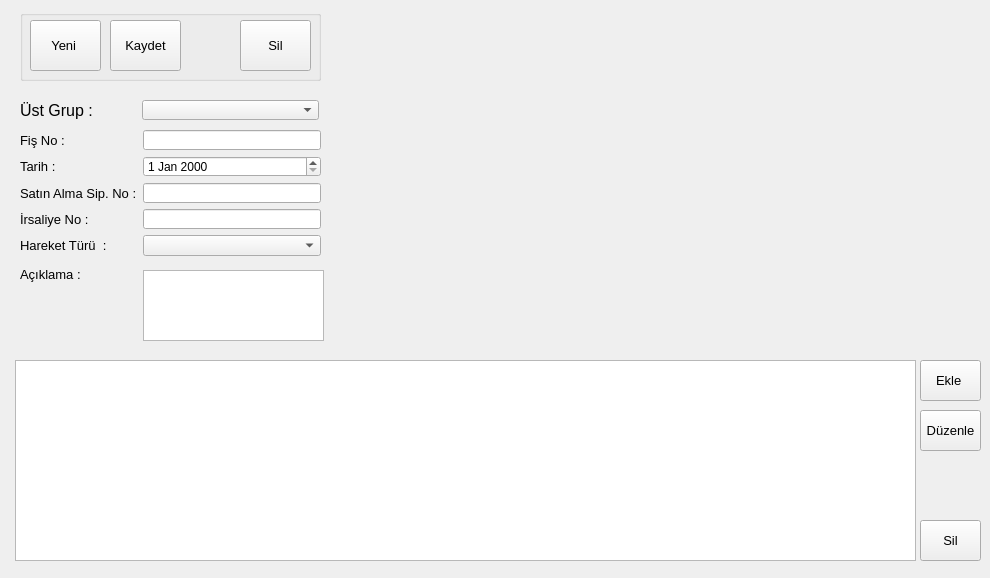
<?xml version="1.0" encoding="UTF-8"?>
<ui version="4.0">
 <class>StockAcceptForm</class>
 <widget class="QWidget" name="StockAcceptForm">
  <property name="geometry">
   <rect>
    <x>0</x>
    <y>0</y>
    <width>990</width>
    <height>578</height>
   </rect>
  </property>
  <property name="windowTitle">
   <string>Form</string>
  </property>
  <widget class="QTableWidget" name="table_products">
   <property name="geometry">
    <rect>
     <x>15</x>
     <y>360</y>
     <width>901</width>
     <height>201</height>
    </rect>
   </property>
   <property name="alternatingRowColors">
    <bool>true</bool>
   </property>
   <property name="selectionBehavior">
    <enum>QAbstractItemView::SelectRows</enum>
   </property>
   <property name="textElideMode">
    <enum>Qt::ElideMiddle</enum>
   </property>
   <property name="sortingEnabled">
    <bool>true</bool>
   </property>
  </widget>
  <widget class="QPushButton" name="btn_addProduct">
   <property name="geometry">
    <rect>
     <x>920</x>
     <y>360</y>
     <width>61</width>
     <height>41</height>
    </rect>
   </property>
   <property name="font">
    <font>
     <pointsize>10</pointsize>
    </font>
   </property>
   <property name="text">
    <string>Ekle </string>
   </property>
  </widget>
  <widget class="QPushButton" name="btn_editProduct">
   <property name="geometry">
    <rect>
     <x>920</x>
     <y>410</y>
     <width>61</width>
     <height>41</height>
    </rect>
   </property>
   <property name="font">
    <font>
     <pointsize>10</pointsize>
    </font>
   </property>
   <property name="text">
    <string>Düzenle</string>
   </property>
  </widget>
  <widget class="QPushButton" name="btn_deleteProduct">
   <property name="geometry">
    <rect>
     <x>920</x>
     <y>520</y>
     <width>61</width>
     <height>41</height>
    </rect>
   </property>
   <property name="font">
    <font>
     <pointsize>10</pointsize>
    </font>
   </property>
   <property name="text">
    <string>Sil</string>
   </property>
  </widget>
  <widget class="QWidget" name="formLayoutWidget">
   <property name="geometry">
    <rect>
     <x>20</x>
     <y>130</y>
     <width>301</width>
     <height>126</height>
    </rect>
   </property>
   <layout class="QFormLayout" name="formLayout">
    <item row="1" column="0">
     <widget class="QLabel" name="label">
      <property name="font">
       <font>
        <pointsize>10</pointsize>
       </font>
      </property>
      <property name="text">
       <string>Tarih :</string>
      </property>
     </widget>
    </item>
    <item row="1" column="1">
     <widget class="QDateEdit" name="dateEdit_created"/>
    </item>
    <item row="2" column="0">
     <widget class="QLabel" name="label_2">
      <property name="font">
       <font>
        <pointsize>10</pointsize>
       </font>
      </property>
      <property name="text">
       <string>Satın Alma Sip. No :</string>
      </property>
     </widget>
    </item>
    <item row="2" column="1">
     <widget class="QLineEdit" name="txt_purchaseNo"/>
    </item>
    <item row="3" column="0">
     <widget class="QLabel" name="label_3">
      <property name="font">
       <font>
        <pointsize>10</pointsize>
       </font>
      </property>
      <property name="text">
       <string>İrsaliye No :</string>
      </property>
     </widget>
    </item>
    <item row="3" column="1">
     <widget class="QLineEdit" name="txt_deliveryNo"/>
    </item>
    <item row="4" column="0">
     <widget class="QLabel" name="label_4">
      <property name="font">
       <font>
        <pointsize>10</pointsize>
       </font>
      </property>
      <property name="text">
       <string>Hareket Türü  :</string>
      </property>
     </widget>
    </item>
    <item row="4" column="1">
     <widget class="QComboBox" name="cb_transferType"/>
    </item>
    <item row="0" column="0">
     <widget class="QLabel" name="label_6">
      <property name="font">
       <font>
        <pointsize>10</pointsize>
       </font>
      </property>
      <property name="text">
       <string>Fiş No :</string>
      </property>
     </widget>
    </item>
    <item row="0" column="1">
     <widget class="QLineEdit" name="txt_documentNo"/>
    </item>
   </layout>
  </widget>
  <widget class="QLabel" name="label_5">
   <property name="geometry">
    <rect>
     <x>20</x>
     <y>260</y>
     <width>60</width>
     <height>28</height>
    </rect>
   </property>
   <property name="font">
    <font>
     <pointsize>10</pointsize>
    </font>
   </property>
   <property name="text">
    <string>Açıklama :</string>
   </property>
  </widget>
  <widget class="QTextEdit" name="txt_description">
   <property name="geometry">
    <rect>
     <x>143</x>
     <y>270</y>
     <width>181</width>
     <height>71</height>
    </rect>
   </property>
  </widget>
  <widget class="QLabel" name="label_7">
   <property name="geometry">
    <rect>
     <x>20</x>
     <y>100</y>
     <width>81</width>
     <height>20</height>
    </rect>
   </property>
   <property name="font">
    <font>
     <pointsize>12</pointsize>
    </font>
   </property>
   <property name="text">
    <string>Üst Grup :</string>
   </property>
  </widget>
  <widget class="QComboBox" name="cb_mainCategory">
   <property name="geometry">
    <rect>
     <x>142</x>
     <y>100</y>
     <width>177</width>
     <height>20</height>
    </rect>
   </property>
  </widget>
  <widget class="QGroupBox" name="groupBox">
   <property name="geometry">
    <rect>
     <x>20</x>
     <y>10</y>
     <width>301</width>
     <height>71</height>
    </rect>
   </property>
   <property name="title">
    <string/>
   </property>
   <widget class="QPushButton" name="btn_new">
    <property name="geometry">
     <rect>
      <x>10</x>
      <y>10</y>
      <width>71</width>
      <height>51</height>
     </rect>
    </property>
    <property name="font">
     <font>
      <pointsize>10</pointsize>
     </font>
    </property>
    <property name="text">
     <string>Yeni </string>
    </property>
   </widget>
   <widget class="QPushButton" name="btn_save">
    <property name="geometry">
     <rect>
      <x>90</x>
      <y>10</y>
      <width>71</width>
      <height>51</height>
     </rect>
    </property>
    <property name="font">
     <font>
      <pointsize>10</pointsize>
     </font>
    </property>
    <property name="text">
     <string>Kaydet</string>
    </property>
   </widget>
   <widget class="QPushButton" name="btn_delete">
    <property name="geometry">
     <rect>
      <x>220</x>
      <y>10</y>
      <width>71</width>
      <height>51</height>
     </rect>
    </property>
    <property name="font">
     <font>
      <pointsize>10</pointsize>
     </font>
    </property>
    <property name="text">
     <string>Sil</string>
    </property>
   </widget>
  </widget>
 </widget>
 <tabstops>
  <tabstop>cb_mainCategory</tabstop>
  <tabstop>dateEdit_created</tabstop>
  <tabstop>txt_purchaseNo</tabstop>
  <tabstop>txt_deliveryNo</tabstop>
  <tabstop>cb_transferType</tabstop>
  <tabstop>txt_description</tabstop>
  <tabstop>btn_addProduct</tabstop>
  <tabstop>btn_editProduct</tabstop>
  <tabstop>btn_deleteProduct</tabstop>
  <tabstop>table_products</tabstop>
  <tabstop>txt_documentNo</tabstop>
 </tabstops>
 <resources/>
 <connections/>
</ui>
